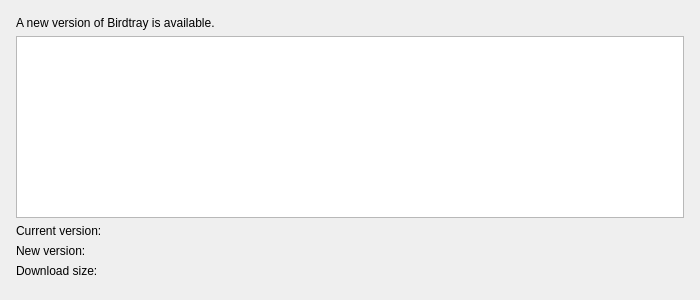
<?xml version="1.0" encoding="UTF-8"?>
<ui version="4.0">
 <class>UpdateDialog</class>
 <widget class="QDialog" name="UpdateDialog">
  <property name="geometry">
   <rect>
    <x>0</x>
    <y>0</y>
    <width>700</width>
    <height>300</height>
   </rect>
  </property>
  <property name="windowTitle">
   <string>Birdtray Update</string>
  </property>
  <layout class="QGridLayout" name="gridLayout_2">
   <property name="leftMargin">
    <number>16</number>
   </property>
   <property name="topMargin">
    <number>16</number>
   </property>
   <property name="rightMargin">
    <number>16</number>
   </property>
   <property name="bottomMargin">
    <number>16</number>
   </property>
   <item row="3" column="0">
    <widget class="QLabel" name="label_5">
     <property name="sizePolicy">
      <sizepolicy hsizetype="Minimum" vsizetype="Preferred">
       <horstretch>0</horstretch>
       <verstretch>0</verstretch>
      </sizepolicy>
     </property>
     <property name="text">
      <string>New version:</string>
     </property>
    </widget>
   </item>
   <item row="6" column="0" colspan="2">
    <widget class="QDialogButtonBox" name="buttonBox">
     <property name="orientation">
      <enum>Qt::Horizontal</enum>
     </property>
    </widget>
   </item>
   <item row="2" column="0">
    <widget class="QLabel" name="label_3">
     <property name="sizePolicy">
      <sizepolicy hsizetype="Minimum" vsizetype="Preferred">
       <horstretch>0</horstretch>
       <verstretch>0</verstretch>
      </sizepolicy>
     </property>
     <property name="text">
      <string>Current version:</string>
     </property>
    </widget>
   </item>
   <item row="0" column="0" colspan="2">
    <widget class="QLabel" name="label">
     <property name="text">
      <string>A new version of Birdtray is available.</string>
     </property>
    </widget>
   </item>
   <item row="4" column="0">
    <widget class="QLabel" name="estimatedSizeDescLabel">
     <property name="text">
      <string>Download size:</string>
     </property>
    </widget>
   </item>
   <item row="4" column="1">
    <widget class="QLabel" name="estimatedSizeLabel">
     <property name="text">
      <string/>
     </property>
    </widget>
   </item>
   <item row="3" column="1">
    <widget class="QLabel" name="newVersionLabel">
     <property name="text">
      <string/>
     </property>
    </widget>
   </item>
   <item row="2" column="1">
    <widget class="QLabel" name="currentVersionLabel">
     <property name="sizePolicy">
      <sizepolicy hsizetype="Expanding" vsizetype="Preferred">
       <horstretch>0</horstretch>
       <verstretch>0</verstretch>
      </sizepolicy>
     </property>
     <property name="text">
      <string/>
     </property>
    </widget>
   </item>
   <item row="1" column="0" colspan="2">
    <widget class="QTextBrowser" name="changelogLabel">
     <property name="openExternalLinks">
      <bool>true</bool>
     </property>
    </widget>
   </item>
  </layout>
 </widget>
 <resources/>
 <connections>
  <connection>
   <sender>buttonBox</sender>
   <signal>accepted()</signal>
   <receiver>UpdateDialog</receiver>
   <slot>accept()</slot>
   <hints>
    <hint type="sourcelabel">
     <x>248</x>
     <y>254</y>
    </hint>
    <hint type="destinationlabel">
     <x>157</x>
     <y>274</y>
    </hint>
   </hints>
  </connection>
  <connection>
   <sender>buttonBox</sender>
   <signal>rejected()</signal>
   <receiver>UpdateDialog</receiver>
   <slot>reject()</slot>
   <hints>
    <hint type="sourcelabel">
     <x>316</x>
     <y>260</y>
    </hint>
    <hint type="destinationlabel">
     <x>286</x>
     <y>274</y>
    </hint>
   </hints>
  </connection>
 </connections>
</ui>
